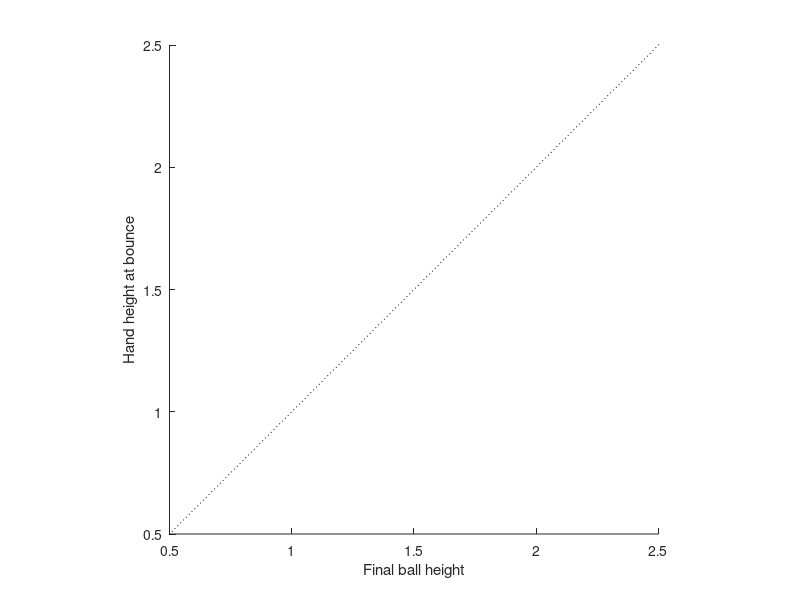

MATLAB code for this plot: (Note: this script raises an error after producing the figure.)

%%%%%%%%%%%%%%%%%%%%%%%%%%%%%%%%%%%%%%%%%%
%% Hand Height Vs Ball height Scatter

figure(1011)
clf
hold on    
xlabel('Final ball height')
ylabel('Hand height at bounce')

axis square equal
axis([.5 2.5 .5 2.5])

line([0 5],[0 5],'LineStyle',':','Color','k')

for eIdx = 1:numel(elasticityList)
    idx = find(elasticity_tr==elasticityList(eIdx));
    %idx = intersect( idx, find(~isnan(fix2BallMinDegs_tr)));
    temp = corrcoef( ballHeightAtArrival_tr(idx),handHeightAtBounce_tr(idx)) ;
    sprintf('Correlation between gaze error and hand error for e%i: %f',eIdx,temp(1,2));
    scatter( ballHeightAtArrival_tr(idx),handHeightAtBounce_tr(idx)  ,80,[shapeList(eIdx) colorList(eIdx)],'filled','LineWidth',2)
end

%%
%%%%%%%%%%%%%%%%%%%%%%%%%%%%%%%%%%%%%%%%%%%%%%%%%%%%%%%%%%%%%%%%%%%%
%%%%%%%%%%%%%%%%%%%%%%%%%%%%%%%%%%%%%%%%%%%%%%%%%%%%%%%%%%%%%%%%%%%%
%  Scatter - fix to ball distance

figure(1003)
clf
hold on    
xlabel('minimum fix-to-ball  distance')
ylabel('minimum hand-to-ball  distance')

fix2BallMinDegsTEMP_tr = removeOutliers(fix2BallMinDegs_tr,2.5);
ballHeightAtArrivalTEMP_tr = removeOutliers(ballHeightAtArrival_tr,2.5);
handHeightAtBounceTEMP_tr = removeOutliers(handHeightAtBounce_tr,2.5);

for eIdx = 1:numel(elasticityList)
    idx = find(elasticity_tr==elasticityList(eIdx));
    idx = intersect( idx, find(~isnan(fix2BallMinDegs_tr)));
    temp = corrcoef( abs(fix2BallMinDegs_tr(idx)), abs(ballHeightAtArrivalTEMP_tr (idx)-handHeightAtBounceTEMP_tr(idx)));
    sprintf('Correlation between gaze error and hand error for e%i: %f',eIdx,temp(1,2));
    scatter( abs(fix2BallMinDegsTEMP_tr(idx)),abs(ballHeightAtArrivalTEMP_tr (idx)-handHeightAtBounceTEMP_tr(idx)),80,[shapeList(eIdx) colorList(eIdx)],'filled','LineWidth',2)
end

%%
%%%%%%%%%%%%%%%%%%%%%%%%%%%%%%%%%%%%%%%%%%%%%%%%%%%%%%%%%%%%%%%%%%%%
%%%%%%%%%%%%%%%%%%%%%%%%%%%%%%%%%%%%%%%%%%%%%%%%%%%%%%%%%%%%%%%%%%%%
%  Scatter - gaze height vs hand height

figure(1005)
clf
hold on    
xlabel('fixation height at bounce')
ylabel('hand height')
xlim([-35 -15])
gazePitchDuringFixTEMP_tr= removeOutliers(gazePitchDuringFix_tr,2.5);
handHeightAtBounceTEMP_tr = removeOutliers(handHeightAtBounce_tr,2.5);

idx = find(~isnan(gazePitchDuringFixTEMP_tr));
idx = intersect( idx, find(~isnan(handHeightAtBounceTEMP_tr)));
    
temp = corrcoef( gazePitchDuringFixTEMP_tr(idx),handHeightAtBounceTEMP_tr(idx));
display(sprintf('Correlation between fix elevation and hand height at bounce for all trials: %f',temp(1,2)));
    
for eIdx = 1:numel(elasticityList)
    
    idx = find(elasticity_tr==elasticityList(eIdx));
    idx = intersect( idx, find(~isnan(gazePitchDuringFixTEMP_tr)));
    idx = intersect( idx, find(~isnan(handHeightAtBounceTEMP_tr)));
    
    temp = corrcoef( gazePitchDuringFixTEMP_tr(idx),handHeightAtBounceTEMP_tr(idx));
    
    display(sprintf('Correlation between fix elevation and hand height at bounce e%i: %f',eIdx,temp(1,2)));
    scatter( gazePitchDuringFixTEMP_tr(idx),handHeightAtBounceTEMP_tr(idx),80,[shapeList(eIdx) colorList(eIdx)],'filled','LineWidth',2)

end